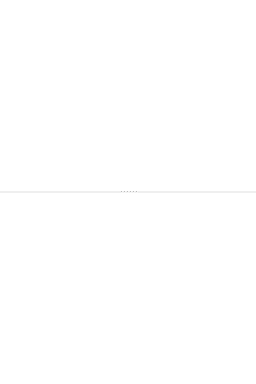
             <widget class="QWidget" name="commsTab">
              <attribute name="title">
               <string>Communications</string>
              </attribute>
              <layout class="QVBoxLayout" name="commsVLayout">
               <property name="spacing">
                <number>0</number>
               </property>
               <property name="leftMargin">
                <number>0</number>
               </property>
               <property name="topMargin">
                <number>0</number>
               </property>
               <property name="rightMargin">
                <number>0</number>
               </property>
               <property name="bottomMargin">
                <number>0</number>
               </property>
               <item>
                <widget class="QSplitter" name="splitter2">
                 <property name="sizePolicy">
                  <sizepolicy hsizetype="Expanding" vsizetype="Expanding">
                   <horstretch>0</horstretch>
                   <verstretch>0</verstretch>
                  </sizepolicy>
                 </property>
                 <property name="orientation">
                  <enum>Qt::Vertical</enum>
                 </property>
                 <property name="handleWidth">
                  <number>2</number>
                 </property>
                 <property name="childrenCollapsible">
                  <bool>false</bool>
                 </property>
                 <widget class="QFrame" name="callFrame">
                  <property name="frameShape">
                   <enum>QFrame::NoFrame</enum>
                  </property>
                  <property name="frameShadow">
                   <enum>QFrame::Raised</enum>
                  </property>
                  <property name="visible">
                   <bool>false</bool>
                  </property>
                  <layout class="QVBoxLayout" name="callVLayout">
                   <property name="spacing">
                    <number>0</number>
                   </property>
                   <property name="leftMargin">
                    <number>0</number>
                   </property>
                   <property name="topMargin">
                    <number>0</number>
                   </property>
                   <property name="rightMargin">
                    <number>0</number>
                   </property>
                   <property name="bottomMargin">
                    <number>0</number>
                   </property>
                   <item>
                    <widget class="QTableView" name="callTable">
                     <property name="frameShape">
                      <enum>QFrame::NoFrame</enum>
                     </property>
                     <property name="editTriggers">
                      <set>QAbstractItemView::NoEditTriggers</set>
                     </property>
                     <property name="alternatingRowColors">
                      <bool>true</bool>
                     </property>
                     <property name="selectionMode">
                      <enum>QAbstractItemView::SingleSelection</enum>
                     </property>
                     <property name="selectionBehavior">
                      <enum>QAbstractItemView::SelectRows</enum>
                     </property>
                     <property name="sortingEnabled">
                      <bool>true</bool>
                     </property>
                     <attribute name="horizontalHeaderMinimumSectionSize">
                      <number>50</number>
                     </attribute>
                     <attribute name="horizontalHeaderStretchLastSection">
                      <bool>true</bool>
                     </attribute>
                    </widget>
                   </item>
                  </layout>
                 </widget>
                 <widget class="QFrame" name="msgFrame">
                  <property name="frameShape">
                   <enum>QFrame::NoFrame</enum>
                  </property>
                  <property name="frameShadow">
                   <enum>QFrame::Raised</enum>
                  </property>
                  <property name="visible">
                   <bool>false</bool>
                  </property>
                  <layout class="QVBoxLayout" name="msgVLayout">
                   <property name="spacing">
                    <number>0</number>
                   </property>
                   <property name="leftMargin">
                    <number>0</number>
                   </property>
                   <property name="topMargin">
                    <number>0</number>
                   </property>
                   <property name="rightMargin">
                    <number>0</number>
                   </property>
                   <property name="bottomMargin">
                    <number>0</number>
                   </property>
                   <item>
                    <widget class="QTableView" name="msgTable">
                     <property name="frameShape">
                      <enum>QFrame::NoFrame</enum>
                     </property>
                     <property name="editTriggers">
                      <set>QAbstractItemView::NoEditTriggers</set>
                     </property>
                     <property name="alternatingRowColors">
                      <bool>true</bool>
                     </property>
                     <property name="selectionMode">
                      <enum>QAbstractItemView::SingleSelection</enum>
                     </property>
                     <property name="selectionBehavior">
                      <enum>QAbstractItemView::SelectRows</enum>
                     </property>
                     <property name="sortingEnabled">
                      <bool>true</bool>
                     </property>
                     <attribute name="horizontalHeaderMinimumSectionSize">
                      <number>50</number>
                     </attribute>
                     <attribute name="horizontalHeaderStretchLastSection">
                      <bool>true</bool>
                     </attribute>
                    </widget>
                   </item>
                  </layout>
                 </widget>
                </widget>
               </item>
              </layout>
             </widget>
